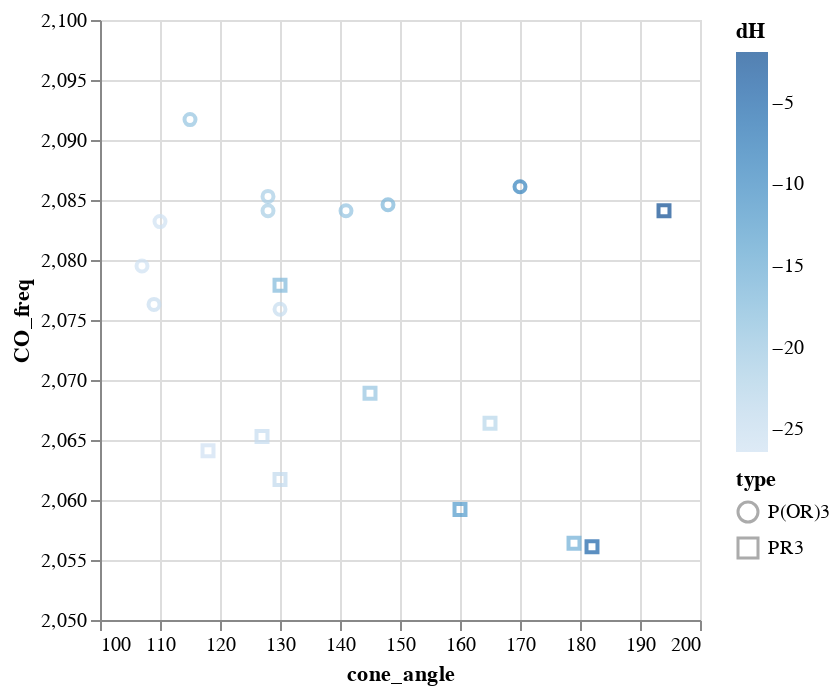

The code cell stored with this chart in its notebook:
### Markdown cell above
Another way to provide access to information is through a dialogue box. Just include a list or tuple with the DataFrame column information to be included in the tooltip box. Below, the user will see a small popup box with the ligand name, enthalpy, and carbonyl frequencies whenever they hover their cursor over the marker on the plot.

### Code cell
alt.Chart(ligands).mark_point().encode(
    alt.X('cone_angle').scale(domain=[100, 200]),
    alt.Y('CO_freq').scale(domain=[2050,2100]),
    alt.Color('dH'),
    alt.Shape('type'), 
    tooltip=['ligand', 'dH', 'CO_freq']
)

### Figure 1 — Vega-Lite specification as saved in the notebook (floating-point values rounded to 4 significant figures)
{"config": {"view": {"continuousWidth": 300, "continuousHeight": 300}}, "data": {"name": "data-46b0081d3582b48eb4c5c79d5e5902b1"}, "mark": {"type": "point"}, "encoding": {"color": {"field": "dH", "type": "quantitative"}, "shape": {"field": "type", "type": "nominal"}, "tooltip": [{"field": "ligand", "type": "nominal"}, {"field": "dH", "type": "quantitative"}, {"field": "CO_freq", "type": "quantitative"}], "x": {"field": "cone_angle", "scale": {"domain": [100, 200]}, "type": "quantitative"}, "y": {"field": "CO_freq", "scale": {"domain": [2050, 2100]}, "type": "quantitative"}}, "$schema": "https://vega.github.io/schema/vega-lite/v5.20.1.json", "datasets": {"data-46b0081d3582b48eb4c5c79d5e5902b1": [{"ligand": "P(OMe)3", "dH": -26.4, "cone_angle": 107, "CO_freq": 2080.0, "type": "P(OR)3"}, {"ligand": "P(OCH2CH2Cl)3", "dH": -26.4, "cone_angle": 110, "CO_freq": 2083.0, "type": "P(OR)3"}, {"ligand": "PMe3", "dH": -26.2, "cone_angle": 118, "CO_freq": 2064.0, "type": "PR3"}, {"ligand": "P(OEt)3", "dH": -25.2, "cone_angle": 109, "CO_freq": 2076.0, "type": "P(OR)3"}, {"ligand": "PMe2Ph", "dH": -25.0, "cone_angle": 127, "CO_freq": 2065.0, "type": "PR3"}, {"ligand": "P(O-iPr)3", "dH": -24.9, "cone_angle": 130, "CO_freq": 2076.0, "type": "P(OR)3"}, {"ligand": "PEt3", "dH": -24.3, "cone_angle": 130, "CO_freq": 2062.0, "type": "PR3"}, {"ligand": "PBn3", "dH": -23.2, "cone_angle": 165, "CO_freq": 2066.0, "type": "PR3"}, {"ligand": "P(OPh)3", "dH": -21.4, "cone_angle": 128, "CO_freq": 2085.0, "type": "P(OR)3"}, {"ligand": "P(O-p-PhOCH3)3", "dH": -21.3, "cone_angle": 128, "CO_freq": 2084.0, "type": "P(OR)3"}, {"ligand": "PPh3", "dH": -19.5, "cone_angle": 145, "CO_freq": 2069.0, "type": "PR3"}, {"ligand": "P(OCH2CCI3)3", "dH": -19.4, "cone_angle": 115, "CO_freq": 2092.0, "type": "P(OR)3"}, {"ligand": "P(O-o-PhMe)3", "dH": -19.3, "cone_angle": 141, "CO_freq": 2084.0, "type": "P(OR)3"}, {"ligand": "P(CH2CH2CN)3", "dH": -17.6, "cone_angle": 130, "CO_freq": 2078.0, "type": "PR3"}, {"ligand": "P(O-o-PhiPr)3", "dH": -17.1, "cone_angle": 148, "CO_freq": 2085.0, "type": "P(OR)3"}, {"ligand": "PCy3", "dH": -15.9, "cone_angle": 179, "CO_freq": 2056.0, "type": "PR3"}, {"ligand": "PiPr3", "dH": -12.7, "cone_angle": 160, "CO_freq": 2059.0, "type": "PR3"}, {"ligand": "P(O-o-PhtBu)3", "dH": -9.1, "cone_angle": 170, "CO_freq": 2086.0, "type": "P(OR)3"}, {"ligand": "PtBu3", "dH": -4.8, "cone_angle": 182, "CO_freq": 2056.0, "type": "PR3"}, {"ligand": "P(o-PhMe)3", "dH": -1.9, "cone_angle": 194, "CO_freq": 2084.0, "type": "PR3"}]}}
